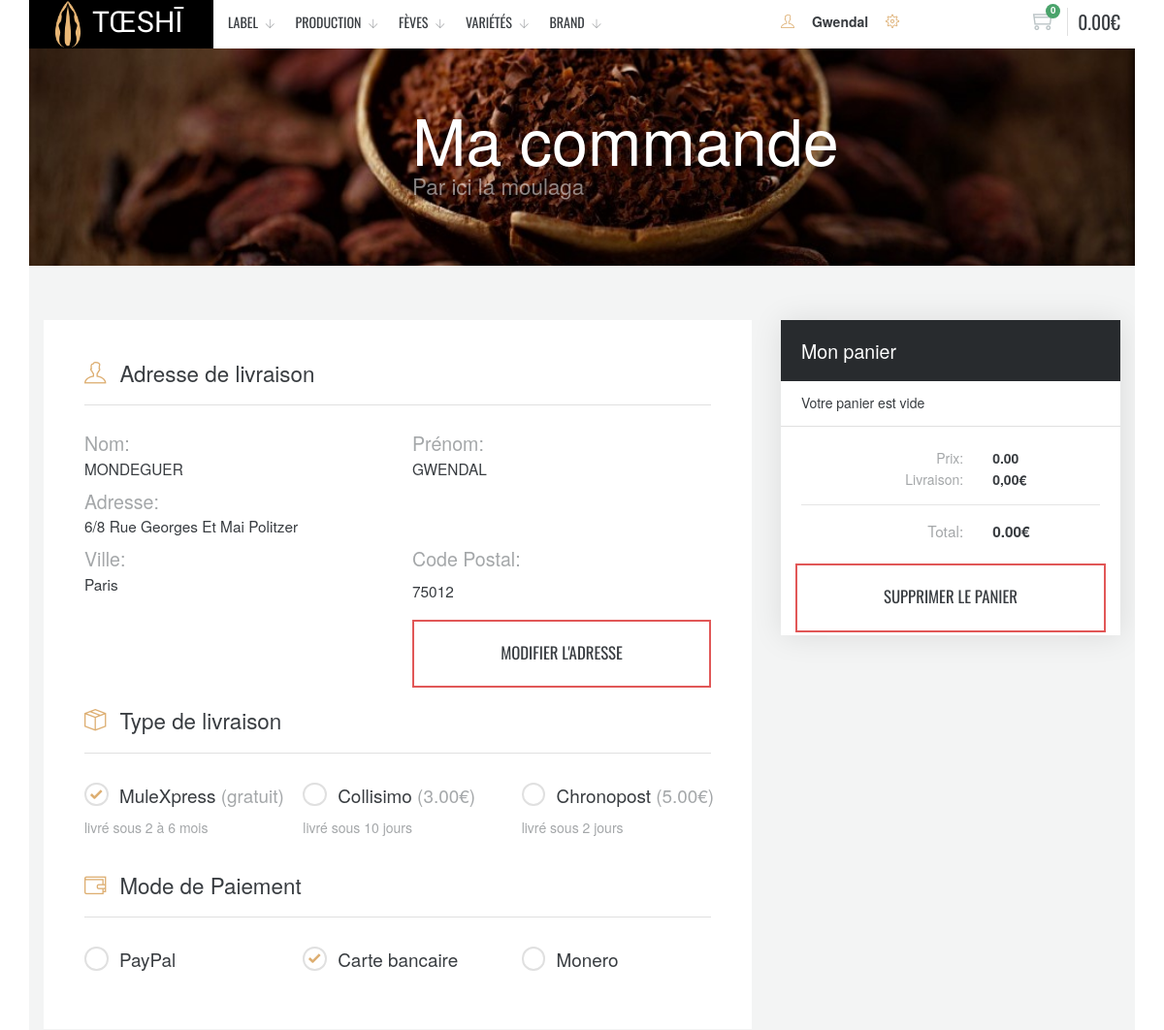
/STORE-APP/mvc_fo/webroot/index.php?module=checkout&action=index (signed in, upper part), run on an earlier commit of the app's database.
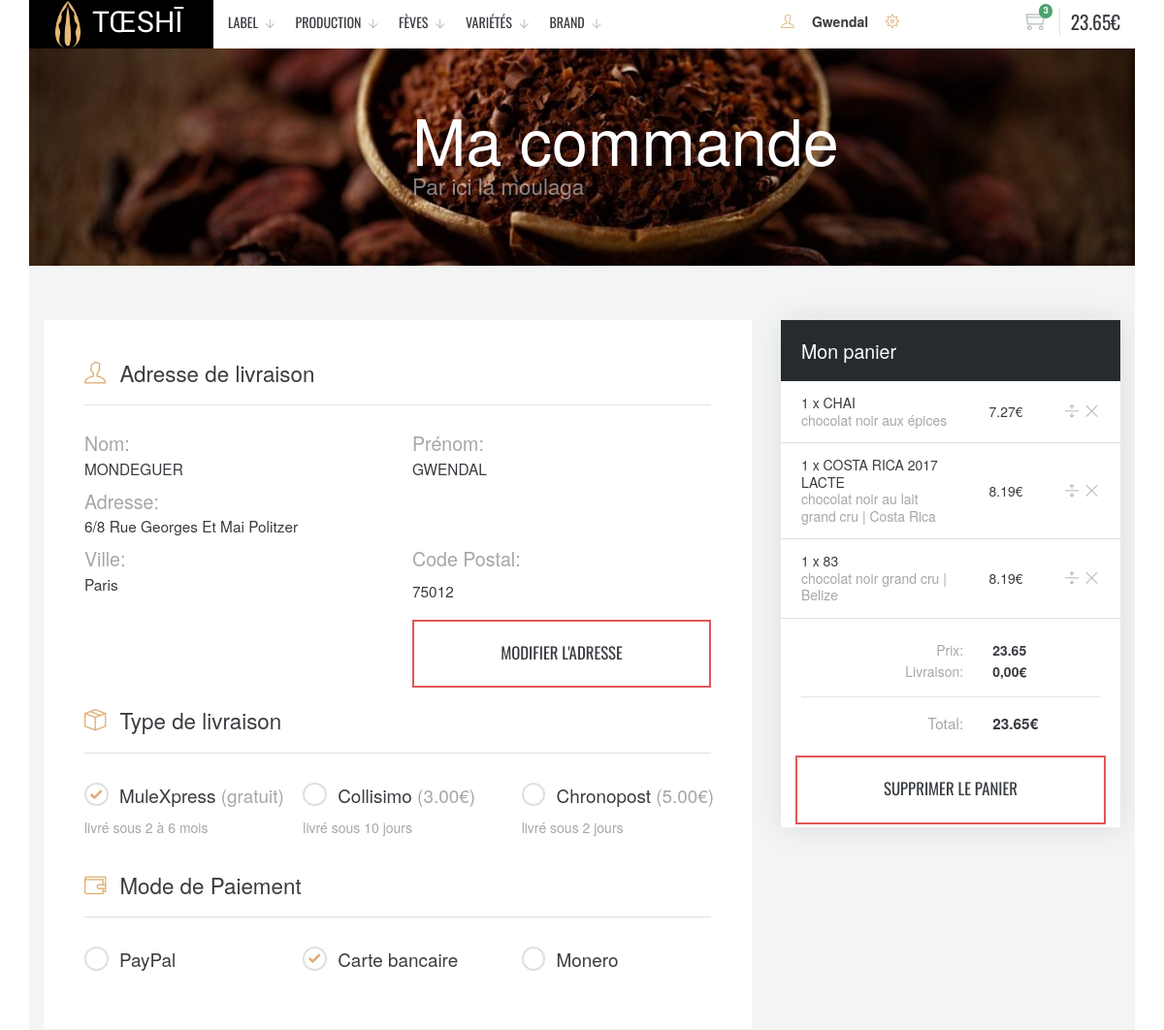
And on a later commit of the database.
### tables this page shows
CREATE TABLE IF NOT EXISTS `st_categories_main` (
  `cat_main_id` int(11) NOT NULL AUTO_INCREMENT,
  `cat_main_descr` varchar(45) NOT NULL,
  `cat_main_img` varchar(255) NOT NULL,
  PRIMARY KEY (`cat_main_id`) USING BTREE
);

CREATE TABLE IF NOT EXISTS `st_addresses` (
  `add_id` int(11) NOT NULL AUTO_INCREMENT,
  `st_customers_cus_id` int(11) NOT NULL,
  `add_address1` varchar(100) NOT NULL,
  `add_address2` varchar(100) DEFAULT NULL,
  `add_zipcode` varchar(5) NOT NULL,
  `add_city` varchar(45) NOT NULL,
  PRIMARY KEY (`add_id`),
  KEY `fk_st_addresses_st_customers1_idx` (`st_customers_cus_id`)
);

CREATE TABLE IF NOT EXISTS `st_caddies` (
  `st_customers_cus_id` int(11) NOT NULL,
  `st_products_pro_id` int(11) NOT NULL,
  `cad_qt` int(11) NOT NULL,
  `cad_date` timestamp NOT NULL DEFAULT CURRENT_TIMESTAMP,
  PRIMARY KEY (`st_customers_cus_id`,`st_products_pro_id`),
  KEY `fk_st_customers_has_st_products_st_products1_idx` (`st_products_pro_id`),
  KEY `fk_st_customers_has_st_products_st_customers_idx` (`st_customers_cus_id`)
);

CREATE TABLE IF NOT EXISTS `st_products` (
  `pro_id` int(11) NOT NULL AUTO_INCREMENT,
  `pro_title` varchar(200) NOT NULL,
  `pro_subtitle1` varchar(255) DEFAULT NULL,
  `pro_subtitle2` varchar(255) DEFAULT NULL,
  `pro_subtitle3` varchar(255) DEFAULT NULL,
  `pro_img_url_recto` varchar(255) NOT NULL,
  `pro_img_url_verso` varchar(255) NOT NULL,
  `pro_descr` mediumtext NOT NULL,
  `pro_price_euro` decimal(10,2) NOT NULL,
  `pro_date` timestamp NOT NULL DEFAULT CURRENT_TIMESTAMP,
  PRIMARY KEY (`pro_id`),
  UNIQUE KEY `pro_title` (`pro_title`)
);

### STORE-APP/mvc_fo/app/model/home/slider_categories.php (called while the page is built, shortened)
<?php
function display_cat(){
	global $pdo;
	try {
		$query= "SELECT *
					FROM st_categories_main ";
		$req = $pdo->prepare($query);
		$req->execute();
		$req->setFetchMode(PDO::FETCH_ASSOC);
		$categories = $req->fetchAll();
		return $categories;
	 }catch (Exception $e) {
		return false;
	}
}

### STORE-APP/mvc_fo/app/model/checkout/get_caddie.php (called while the page is built, shortened)
<?php
function get_caddie()
{
	$user = $_SESSION["user"]["cus_id"]??0;
	global $pdo;
	try {
		$query = "SELECT pro_price_euro*cad_qt as price,pro_title,pro_id,cad_qt,pro_price_euro,pro_subtitle1,pro_descr
					FROM st_caddies, st_products
					WHERE st_products_pro_id = pro_id
					AND st_customers_cus_id = :userid
                    ORDER BY pro_date DESC";
		$req = $pdo->prepare($query);
		$req->bindParam(":userid", $user, PDO::PARAM_INT);
		$req->execute();
		$req->setFetchMode(PDO::FETCH_ASSOC);
		$caddie = $req->fetchAll();
		return $caddie;
	} catch (Exception $e) {
		die("Erreur MySQL :" . utf8_encode($e->getMessage()));
		return false;
	}
}
function get_caddie_total()
{
	$user = $_SESSION["user"]["cus_id"]??0;
	global $pdo;
	try {
		$query = "SELECT SUM(pro_price_euro*cad_qt) AS total, SUM(cad_qt) as totalq
					FROM st_caddies, st_products
					WHERE st_products_pro_id = pro_id
					AND st_customers_cus_id = :userid";
		$req = $pdo->prepare($query);
		$req->bindParam(":userid", $user, PDO::PARAM_INT);
		$req->execute();
		$req->setFetchMode(PDO::FETCH_ASSOC);
		$total = $req->fetch();
		return $total;
	} catch (Exception $e) {
		die("Erreur MySQL :" . utf8_encode($e->getMessage()));
		return false;
	}
}

### STORE-APP/mvc_fo/app/model/checkout/read_address.php (called while the page is built, shortened)
<?php
function read_address($address){
   global $pdo;
   try {
      $query= "SELECT *
               FROM st_addresses A, st_customers B
               WHERE A.st_customers_cus_id=B.cus_id
                  AND cus_id=:id";
      $req = $pdo->prepare($query);
      $req->bindParam(":id", $address, PDO::PARAM_INT);
      $req->execute();
      $req->setFetchMode(PDO::FETCH_ASSOC);
      $data = $req->fetch();
      return $data;
    }catch (Exception $e) {
      return false;
   }
}

### STORE-APP/mvc_fo/app/view/checkout/index.php (the view, shortened to what this page needs)
	<div id="content">
		<div class="page-title bg-dark dark">
			<div class="bg-image bg-parallax"><img src="assets/img/photos/bg-croissant2.jpg" alt="bandeau"></div>
			<div class="container">
				<div class="row">
					<div class="col-lg-8 push-lg-4">
						<h1 class="mb-0">Ma commande</h1>
						<h4 class="text-muted mb-0">Par ici la moulaga</h4>
					</div>
				</div>
			</div>
		</div>
		<section class="section bg-light">
			<div class="container">
				<div class="row">
					<div class="col-xl-4 push-xl-8 col-lg-5 push-lg-7">
						<div class="shadow bg-white stick-to-content mb-4">
							<div class="bg-dark dark p-4"><h5 class="mb-0">Mon panier</h5></div>
							<table class="table-cart">
								<?php if (count($caddie)==0) {?>
								<tr>
									<td>Votre panier est vide </td>
								</tr>
								<?php
								} else {
									foreach ($caddie as $products) {
								?>
								<tr>
									<td class="title">
										<span class="name">
											<a href="#productModal" data-product="<?= $products['pro_id']?>" data-price="<?= $products['pro_price_euro']?>" data-qte="<?= $products['cad_qt']?>" data-sub="<?= $products['pro_subtitle1']?>"data-name="<?= $products['pro_title']?>" data-name="<?= $products['pro_descr']?>" data-toggle="modal">
												<?= $products['cad_qt']?> x <?= $products['pro_title']?>
											</a>
										</span>
											<span class="caption text-muted"><?= $products['pro_subtitle1']?></span>
									</td>
									<td class="price"><?= $products['price']?>€</td>
									<td class="actions">
									<a href="#productModal" data-product="<?= $products['pro_id']?>" data-price="<?= $products['pro_price_euro']?>" data-qte="<?= $products['cad_qt']?>" data-sub="<?= $products['pro_subtitle1']?>"data-name="<?= $products['pro_title']?>" data-name="<?= $products['pro_descr']?>" data-toggle="modal" class="action-icon">
										<i class="ti ti-split-v"></i>
									</a>
									<a href="index.php?module=checkout&action=index&fait=suppression&pro_id=<?= $products['pro_id']?>" class="action-icon">
										<i class="ti ti-close"></i>
									</a>
									</td>
								</tr>
								<?php
									}
								}
								?>
							</table>
							<div class="cart-summary">
								<div class="row">
									<div class="col-7 text-right text-muted">Prix:</div>
									<div class="col-5"><strong><?= $total['total'];?></strong></div>
								</div>
								<div class="row">
									<div class="col-7 text-right text-muted">Livraison:</div>
									<div class="col-5"><strong id='livraison'>0</strong><strong>,00€</strong></div>
								</div>
								<hr class="hr-sm">
								<div class="row text-md">
									<div class="col-7 text-right text-muted">Total:</div>
									<div class="col-5"><strong id="total"><?= $total['total'];?></strong><strong>€</strong></div>
								</div>
							</div>
							<div class="col-sm-12 pb-1">
								<a href="index.php?module=checkout&action=index&fait=deletepanier" class="btn btn-outline-danger btn-lg btn-block"><span>Supprimer le panier</span></a>
							</div>
						</div>
					</div>
					<div class="col-xl-8 pull-xl-4 col-lg-7 pull-lg-5">
						<div class="bg-white p-4 p-md-5 mb-4">
							<h4 class="border-bottom pb-4"><i class="ti ti-user mr-3 text-primary"></i>Adresse de livraison</h4>
							<div class="row mb-4">
								<div class="form-group col-sm-6">
									<h5 class="text-muted mb-2">Nom:</h5>
									<h6 class="mb-2 text-uppercase"><?= $_SESSION["user"]["cus_lastname"] ?></h6>
								</div>
								<div class="form-group col-sm-6">
									<h5 class="text-muted mb-2">Prénom:</h5>
									<h6 class="mb-2 text-uppercase"><?= $_SESSION["user"]["cus_firstname"] ?></h6>
								</div>
								<div class="form-group col-sm-12">
									<h5 class="text-muted mb-2 text-capitalize">Adresse:</h5>
									<h6 class="mb-2 text-capitalize"><?= $read_add["add_address1"] ?></h6>
								</div>
								<div class="form-group col-sm-6">
									<h5 class="text-muted mb-2">Ville:</h5>
									<h6 class="mb-3 text-capitalize"><?= $read_add["add_city"] ?></h6>
								</div>
								<div class="form-group col-sm-6">
									<h5 class="text-muted mb-3">Code Postal:</h5>
									<h6 class="mb-3"><?= $read_add["add_zipcode"] ?></h6>
								</div>
								<div class="col-sm-6">
									</div>
									<div class="col-sm-6">
										<button class="btn btn-outline-danger btn-lg btn-block"  data-target="#editModal" data-toggle="modal"><span>modifier l'adresse</span></a>
									</div>
								</div>
								<form action="index.php?module=checkout&action=checkout" method="post">
								<h4 class="border-bottom pb-4"><i class="ti ti-package mr-3 text-primary"></i>Type de livraison</h4>
							<div class="row text-lg">
								<div class="col-xl-4 col-sm-6 form-group">
									<label class="custom-control custom-radio">
										<span class="custom-control-indicator"></span>
										<span class="custom-control-description">MuleXpress</span>
										<span class="caption text-muted">&nbsp;(gratuit)</span>
									</label>
									<p class="caption text-muted">livré sous 2 à 6 mois</p>
								</div>
								<div class="col-xl-4 col-sm-6 form-group">
									<label class="custom-control custom-radio">
										<span class="custom-control-indicator"></span>
										<span class="custom-control-description">Collisimo</span>
										<span class="caption text-muted">&nbsp;(3.00€)</span>
									</label>
									<p class="caption text-muted">livré sous 10 jours</p>
								</div>
								<div class="col-xl-4 col-sm-6 form-group">
									<label class="custom-control custom-radio">
										<span class="custom-control-indicator"></span>
										<span class="custom-control-description">Chronopost</span>
										<span class="caption text-muted">&nbsp;(5.00€)</span>
									</label>
									<p class="caption text-muted">livré sous 2 jours</p>
								</div>
							</div>
							<h4 class="border-bottom pb-4"><i class="ti ti-wallet mr-3 text-primary"></i>Mode de Paiement</h4>
							<div class="row text-lg">
								<div class="col-md-4 col-sm-6 form-group">
									<label class="custom-control custom-radio">
										<span class="custom-control-indicator"></span>
										<span class="custom-control-description">PayPal</span>
									</label>
								</div>
								<div class="col-md-4 col-sm-6 form-group">
									<label class="custom-control custom-radio">
										<span class="custom-control-indicator"></span>
										<span class="custom-control-description">Carte bancaire</span>
									</label>
								</div>
								<div class="col-md-4 col-sm-6 form-group">
									<label class="custom-control custom-radio">
										<span class="custom-control-indicator"></span>
										<span class="custom-control-description">Monero</span>
									</label>
								</div>
							</div>
						</div>
					</div>
				</div>
			</div>
		</section>
<?php include("../app/view/layout/footer.inc.php");?>

### STORE-APP/mvc_fo/webroot/index.php (shortened to what this page needs)
<?php
if(!isset($_GET["module"])){
	$module=DEFAULT_MODULE;
}else{
	$module=$_GET["module"];
}
if(!isset($_GET["action"])){
	$action=DEFAULT_ACTION;
}else{
	$action=$_GET["action"];
}
$file='../app/controller/' . $module .'/' . $action . '.php';
if(file_exists($file)){
	include ($file);
}else{
	die(" Page ERREUR 404");
}

### STORE-APP/mvc_fo/app/controller/checkout/index.php (shortened to what this page needs)
<?php
if ($_SERVER["REQUEST_METHOD"] == "GET") {
	include("../app/model/checkout/read_address.php");
	$read_add=read_address($_SESSION["user"]["cus_id"]);
	include("../app/view/layout/header.inc.php");
	include("../app/view/checkout/index.php");
}

### STORE-APP/mvc_fo/app/view/layout/header.inc.php (shortened to what this page needs)
<!DOCTYPE html>
<html lang="<?= APP_LANG ?>">
<head>
	<?php
		include("../app/model/checkout/get_caddie.php");
		$caddie=get_caddie();
		$total=get_caddie_total();
		include("../app/model/home/slider_categories.php");
		$categ=display_cat();
	?>
	<link rel="stylesheet" href="assets/plugins/bootstrap/dist/css/bootstrap.min.css" />
	<link rel="stylesheet" href="assets/plugins/slick-carousel/slick/slick.css" />
	<link rel="stylesheet" href="assets/plugins/animate.css/animate.min.css" />
	<link rel="stylesheet" href="assets/plugins/animsition/dist/css/animsition.min.css" />
	<link rel="stylesheet" href="assets/css/themify-icons.css" />
	<link rel="stylesheet" href="assets/plugins/font-awesome/css/font-awesome.min.css" />
	<link id="theme" rel="stylesheet" href="assets/css/themes/theme-beige.min.css" />
	<link href="assets/css/mystyle.css" rel="stylesheet">
</head>
<body>
<div id="body-wrapper" class="animsition">
	<header id="header" class="light menuFixed">
		<div class="container">
			<div class="row">
				<div class="col-md-2 bgLogo">
					<div class="module module-navigation logo_0">
						<ul class="nav nav-main mgTest">
							<li>
								<a href="index.php">
									<img src="assets/img/logo/logo_0.png" alt="logo" width="50" >
								</a>
							</li>
							<li class="toeshi left">
								<a href="index.php">
									<span><?=SITE_NAME?></span>
								</a>
							</li>
						</ul>
					</div>
				</div>
				<div class="col-md-6">
					<nav class="module module-navigation left mr-4">
						<ul id="nav-main" class="nav nav-main">
							<?php
								$i=0; foreach ($categ as $newcateg ) {
							?>
							<li class="has-dropdown">
								<a href="#"><?= $categ[$i]['cat_main_descr']?></a>
							</li>
							<?php
								$i++;
							}
							?>
						</ul>
					</nav>
				</div>
				<div class="col-md-4">
					<div class="module left">
						<i class="ti ti-user mr-3 text-primary"></i>
						<?php
							if (!isset($_SESSION["user"])){
						?>
						<a href="index.php?module=customer&action=login"  data-toggle="modal" data-target="#logoutModal">
							Mon compte
						</a>
						<?php
							} else{
						?>
						<a href="#" data-toggle="modal" data-target="#logoutModal" class="font-weight-bold text-capitalize"><?= $_SESSION["user"]["cus_firstname"] ?></a>
						<?php
							}
						?>
						<?php
							if (isset($_SESSION["user"])) {
								if ($_SESSION["user"]["cus_admin"]==1) {
						?>
						<a href="../../mvc_bo/view/dashboard/dashboard.php"><i class="ti ti-settings ml-3 text-primary"></i></a>
						<?php
							}
						}
						?>
					</div>
					<?php if($total['total']==null){ $total['total']="0.00"; $total['totalq']="0"; }?>
					<a href="#" class="module module-cart right" data-toggle="panel-cart">
						<span class="cart-icon">
							<i class="ti ti-shopping-cart"></i>
							<span class="notification"><?php echo $total['totalq'];?></span>
						</span>
						<span class="cart-value"><?php echo $total['total'].'€';?> </span>
					</a>
				</div>
			</div>
		</div>
	</header>

### STORE-APP/mvc_fo/app/view/layout/footer.inc.php (shortened to what this page needs)
	</div>
</div>
</body>
</html>

### STORE-APP/mvc_fo/webroot/assets/css/mystyle.css (style rules this page uses)
.logo_0 { margin: 0px !important; padding: 0px !important; }
.bgLogo { background-color: black; }
.mgTest li { margin: 0px !important; }
.toeshi { margin-top: 30px !important; color: white; font-family: 'Red Hat Text', sans-serif; font-size: 30px; }
.module { padding-bottom: 0px !important; padding-top: 0px !important; }

What changed in the data, as far as the page shows it:
added st_caddies: cad_qt "1", st_products_pro.pro_title "CHAI", st_products_pro.pro_subtitle1 "chocolat noir aux épices", price "7.27"
added st_caddies: cad_qt "1", st_products_pro.pro_title "COSTA RICA 2017 LACTE", st_products_pro.pro_subtitle1 "chocolat noir au lait grand cru | Costa Rica", price "8.19"
added st_caddies: cad_qt "1", st_products_pro.pro_title "83", st_products_pro.pro_subtitle1 "chocolat noir grand cru | Belize", price "8.19"
Also different on the page:
$total['totalq']: "0" → "3"
$total['total']: "0.00" → "23.65"
text no longer shown: "Votre panier est vide"
